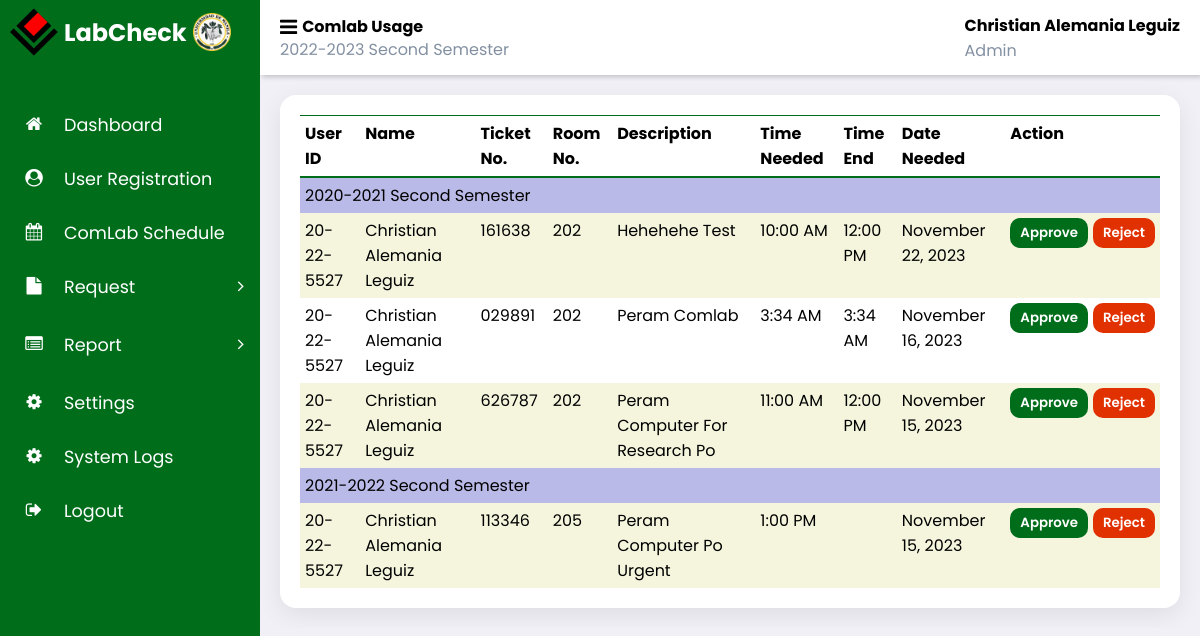
The app's page /admin_labcheck/comlab_usage.php (signed in) with its own data.
### tables this page shows
CREATE TABLE `request` (
  `request_id` int(11) NOT NULL,
  `ticket_no` varchar(6) NOT NULL,
  `user_id` varchar(20) NOT NULL,
  `name` varchar(50) NOT NULL,
  `description` varchar(250) NOT NULL,
  `time` time NOT NULL,
  `time_end` time DEFAULT NULL,
  `date` date NOT NULL,
  `room_id` int(11) NOT NULL,
  `request_type` enum('comlab usage','repair','equipment') NOT NULL,
  `status` enum('pending','approve','reject','resolved') NOT NULL DEFAULT 'pending',
  `feedback` varchar(250) DEFAULT NULL,
  `school_year` varchar(20) NOT NULL,
  `semester` varchar(20) NOT NULL,
  `notify` tinyint(1) NOT NULL DEFAULT 0
);

### admin_labcheck/comlab_usage.php (the view, shortened to what this page needs)
<?php
    include '../partial/admin_sidebar.php';
    include '../partial/header.php';
    $requestType = "comlab usage";
    $status = "pending";
    try {
        require_once "../connection/database.php";
        $sql='SELECT r.request_id, r.ticket_no, r.user_id, r.name, r.description, r.time, r.time_end, r.date, r.room_id, r.feedback, r.school_year, r.semester
            FROM request r
            JOIN academic_year ay
            ON r.school_year = ay.school_year AND r.semester = ay.semester
            WHERE ay.status = 1
            AND r.request_type = ?
            AND r.status = ?
            ORDER BY  r.school_year, r.semester, r.request_id DESC';
        $stmt = $conn->prepare($sql);
        $stmt->bind_param('ss', $requestType, $status);
        $stmt->execute();
        $result = $stmt->get_result();
    } catch (Exception $e) {
        die('Database error: ' . $e->getMessage());
    }
?>
<body>
    <main class="comlab-usage">
        <div class="table-container">
                <table class="table-header">
                    <thead>
                        <tr>
                            <th>User ID</th>
                            <th>Name</th>
                            <th>Ticket No.</th>
                            <th>Room No.</th>
                            <th>Description</th>
                            <th>Time Needed</th>
                            <th>Time End</th>
                            <th>Date Needed</th>
                            <th>Action</th>
                        </tr>
                    </thead>
                    <tbody id="reportTable" class="table-body">
                        <?php
                            $currentSchoolYear = '';
                            $currentSemester = '';
                            while ($row = $result->fetch_assoc()): ?>
                            <?php
                                $time = strtotime($row['time']);
                                $formattedTime = date("g:i A", $time);
                                $time_end = strtotime($row['time_end']);
                                $formattedEndTime = $time_end !== false ? date("g:i A", $time_end) : ' ';
                                $date = strtotime($row['date']);
                                $formattedDate = date("F j, Y ", $date);
                                $schoolYear = $row['school_year'];
                                $semester = $row['semester'];
                            ?>
                            <?php if ($currentSchoolYear != $schoolYear || $currentSemester != $semester): ?>
                                <tr>
                                    <td data-cell="School Year and Semester" colspan="9" class="group-header">
                                         <?php echo $schoolYear. ' ' .$semester; ?>
                                    </td>
                                </tr>
                            <?php
                            $currentSchoolYear = $schoolYear;
                            $currentSemester = $semester;
                            endif; ?>
                                <td data-cell="User Id"><?php echo htmlspecialchars($row['user_id']); ?></td>
                                <td data-cell="Name"><?php echo htmlspecialchars(ucwords($row['name'])); ?></td>
                                <td data-cell="Ticket No"><?php echo htmlspecialchars($row['ticket_no']); ?></td>
                                <td data-cell="Room"><?php echo htmlspecialchars($row['room_id']); ?></td>
                                <td data-cell="Description"><?php echo htmlspecialchars(ucwords($row['description'])); ?></td>
                                <td data-cell="Time Needed"><?php echo $formattedTime; ?></td>
                                <td data-cell="Time End"><?php echo $formattedEndTime; ?></td>
                                <td data-cell="Date Needed"><?php echo $formattedDate; ?></td>
                                <td data-cell="Action">
                                    <div class="action-flex">
                                    <form action="../includes/process_comlab_usage.php" method="post" class="approval-form">
                                        <button type="submit" onclick="return confirmApproval()" name="approve">Approve</button>
                                    </form>
                                    <form action="../includes/process_comlab_usage.php" method="post" class="rejection-form">
                                        <button type="button" onclick="showRejectionReason(this)">Reject</button>
                                    </form>
                                    </div>
                                </td>
                        <?php endwhile; ?>
                    </tbody>
                </table>
            </div>
    </main>
</body>
</html>

### css/admin-style.css (style rules this page uses)
* { font-family: 'Poppins', sans-serif; margin: 0; padding: 0; box-sizing: border-box; }
:root { --grey: #F1F0F6; --light: #006d1b; --dark: #fff; --light-green: #eff1ed; --blue: #fff; --main-color: #006d1b; --color-dark: #1D2231; --text-grey: #8390A2; }
html { overflow-x: hidden; }
body { background: var(--grey); overflow-x: hidden; background-image: url('../images/bg.png'); background-repeat: no-repeat; background-attachment: fixed; background-size: cover; }
.user-reg-box, .comlab-usage, .request-equipment, .terminal-repair, .settings { display: flex; gap: 10px; margin-bottom: 10px; justify-content: space-between; background: #fff; padding: 20px; border-radius: 1rem; flex-direction: column; box-shadow: 0 7px 25px rgba(0, 0, 0, 0.08); margin: 20px; position: relative; }
.table-container { width: 100%; overflow: auto; }
.action-flex { display: flex; align-items: center; gap: 5px; }
.group-header { background-color: rgb(186, 186, 232); }
td button { padding: 5px 10px; color: #fff; background-color: var(--main-color); border: var(--main-color); font-weight: 600; border-radius: 10px; justify-self: flex-start; }
th { border-top: solid 1px var(--main-color); border-bottom: solid 2px var(--main-color); }
table { width: 100%; border-collapse: collapse; overflow: auto; }
tbody { width: 100%; }
th, td { text-align: left; vertical-align: top; padding: 5px; word-wrap: break-word; }
.rejection-form button { background-color: rgb(219, 60, 60); cursor: pointer; }
.rejection-form button { background: #e23100; border:none; padding: 5px 10px; color: #fff; font-weight: 600; border-radius: 10px; }

### records on screen
request: school_year "2020-2021", semester "Second Semester", user "20-22-5527", name "Christian Alemania Leguiz", ticket_no "161638", room "202", description "Hehehehe Test", time "10:00 AM", time_end "12:00 PM", date "November 22, 2023"
request: user "20-22-5527", name "Christian Alemania Leguiz", ticket_no "029891", room "202", description "Peram Comlab", time "3:34 AM", time_end "3:34 AM", date "November 16, 2023"
request: user "20-22-5527", name "Christian Alemania Leguiz", ticket_no "626787", room "202", description "Peram Computer For Research Po", time "11:00 AM", time_end "12:00 PM", date "November 15, 2023"
request: school_year "2021-2022", semester "Second Semester", user "20-22-5527", name "Christian Alemania Leguiz", ticket_no "113346", room "205", description "Peram Computer Po Urgent", time "1:00 PM", date "November 15, 2023"

### other values on screen
$page "Comlab Usage"
$_SESSION['school_year'] "2022-2023"
$_SESSION['semester'] "Second Semester"
$_SESSION['name'] "Christian Alemania Leguiz"
